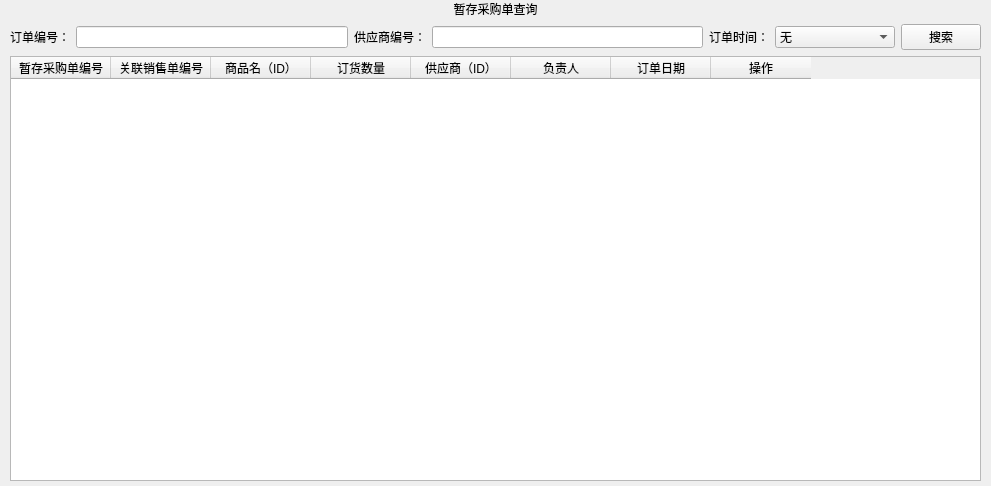
         <widget class="QWidget" name="tb_DraftOrder">
          <property name="geometry">
           <rect>
            <x>0</x>
            <y>0</y>
            <width>991</width>
            <height>486</height>
           </rect>
          </property>
          <attribute name="icon">
           <iconset resource="../main.qrc">
            <normaloff>:/img/resource/search_icon.png</normaloff>:/img/resource/search_icon.png</iconset>
          </attribute>
          <attribute name="label">
           <string>暂存采购单查询</string>
          </attribute>
          <widget class="QWidget" name="layoutWidget_2">
           <property name="geometry">
            <rect>
             <x>10</x>
             <y>0</y>
             <width>971</width>
             <height>481</height>
            </rect>
           </property>
           <layout class="QVBoxLayout" name="verticalLayout_5">
            <item>
             <widget class="QLabel" name="label_21">
              <property name="text">
               <string>暂存采购单查询</string>
              </property>
              <property name="alignment">
               <set>Qt::AlignCenter</set>
              </property>
             </widget>
            </item>
            <item>
             <layout class="QHBoxLayout" name="horizontalLayout_7">
              <item>
               <widget class="QLabel" name="label_22">
                <property name="text">
                 <string>订单编号：</string>
                </property>
                <property name="alignment">
                 <set>Qt::AlignCenter</set>
                </property>
               </widget>
              </item>
              <item>
               <widget class="QLineEdit" name="order_id_draftOrder"/>
              </item>
              <item>
               <widget class="QLabel" name="label_23">
                <property name="text">
                 <string>供应商编号：</string>
                </property>
                <property name="alignment">
                 <set>Qt::AlignCenter</set>
                </property>
               </widget>
              </item>
              <item>
               <widget class="QLineEdit" name="supplier_id_draftOrder"/>
              </item>
              <item>
               <widget class="QLabel" name="label_24">
                <property name="text">
                 <string>订单时间：</string>
                </property>
                <property name="alignment">
                 <set>Qt::AlignCenter</set>
                </property>
               </widget>
              </item>
              <item>
               <widget class="QComboBox" name="ordertime_draftOrder">
                <property name="minimumSize">
                 <size>
                  <width>120</width>
                  <height>0</height>
                 </size>
                </property>
                <item>
                 <property name="text">
                  <string>无</string>
                 </property>
                </item>
                <item>
                 <property name="text">
                  <string>3天内</string>
                 </property>
                </item>
                <item>
                 <property name="text">
                  <string>一周内</string>
                 </property>
                </item>
                <item>
                 <property name="text">
                  <string>一个月内</string>
                 </property>
                </item>
               </widget>
              </item>
              <item>
               <widget class="QPushButton" name="search_draftOrder">
                <property name="text">
                 <string>搜索</string>
                </property>
               </widget>
              </item>
             </layout>
            </item>
            <item>
             <widget class="QTableWidget" name="table_draftOrder">
              <property name="styleSheet">
               <string notr="true">QHeaderView::section {background-color:#008CBA ; /* 蓝色 */
                                                                color: WHITE;
                                                                };
                                                                text-align : center;</string>
              </property>
              <property name="editTriggers">
               <set>QAbstractItemView::NoEditTriggers</set>
              </property>
              <column>
               <property name="text">
                <string>暂存采购单编号</string>
               </property>
              </column>
              <column>
               <property name="text">
                <string>关联销售单编号</string>
               </property>
              </column>
              <column>
               <property name="text">
                <string>商品名（ID）</string>
               </property>
              </column>
              <column>
               <property name="text">
                <string>订货数量</string>
               </property>
              </column>
              <column>
               <property name="text">
                <string>供应商（ID）</string>
               </property>
              </column>
              <column>
               <property name="text">
                <string>负责人</string>
               </property>
              </column>
              <column>
               <property name="text">
                <string>订单日期</string>
               </property>
              </column>
              <column>
               <property name="text">
                <string>操作</string>
               </property>
              </column>
             </widget>
            </item>
           </layout>
          </widget>
         </widget>
